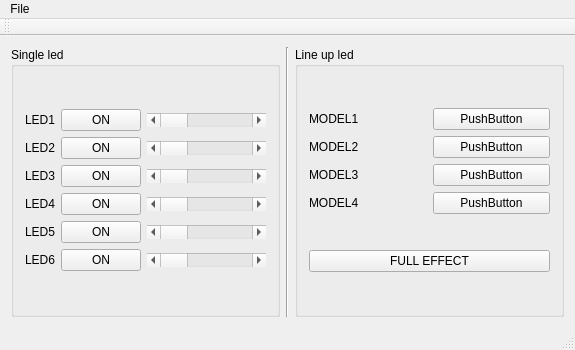
<?xml version="1.0" encoding="UTF-8"?>
<ui version="4.0">
 <class>MainWindow</class>
 <widget class="QMainWindow" name="MainWindow">
  <property name="geometry">
   <rect>
    <x>0</x>
    <y>0</y>
    <width>575</width>
    <height>350</height>
   </rect>
  </property>
  <property name="windowTitle">
   <string>MainWindow</string>
  </property>
  <widget class="QWidget" name="centralWidget">
   <layout class="QHBoxLayout" name="horizontalLayout">
    <item>
     <layout class="QHBoxLayout" name="horizontalLayout_2">
      <item>
       <layout class="QVBoxLayout" name="verticalLayout_4">
        <item>
         <widget class="QGroupBox" name="groupBox">
          <property name="title">
           <string>Single led</string>
          </property>
          <layout class="QVBoxLayout" name="verticalLayout_5">
           <item>
            <layout class="QGridLayout" name="gridLayout">
             <item row="4" column="2">
              <widget class="QScrollBar" name="horizontalScrollBar_4">
               <property name="orientation">
                <enum>Qt::Horizontal</enum>
               </property>
              </widget>
             </item>
             <item row="6" column="2">
              <widget class="QScrollBar" name="horizontalScrollBar_6">
               <property name="orientation">
                <enum>Qt::Horizontal</enum>
               </property>
              </widget>
             </item>
             <item row="5" column="2">
              <widget class="QScrollBar" name="horizontalScrollBar_5">
               <property name="orientation">
                <enum>Qt::Horizontal</enum>
               </property>
              </widget>
             </item>
             <item row="0" column="2">
              <widget class="QScrollBar" name="horizontalScrollBar">
               <property name="orientation">
                <enum>Qt::Horizontal</enum>
               </property>
              </widget>
             </item>
             <item row="3" column="2">
              <widget class="QScrollBar" name="horizontalScrollBar_3">
               <property name="orientation">
                <enum>Qt::Horizontal</enum>
               </property>
              </widget>
             </item>
             <item row="0" column="0">
              <widget class="QLabel" name="label">
               <property name="maximumSize">
                <size>
                 <width>30</width>
                 <height>16777215</height>
                </size>
               </property>
               <property name="text">
                <string>LED1</string>
               </property>
              </widget>
             </item>
             <item row="0" column="1">
              <widget class="QPushButton" name="pushButton">
               <property name="maximumSize">
                <size>
                 <width>80</width>
                 <height>16777215</height>
                </size>
               </property>
               <property name="text">
                <string>ON</string>
               </property>
              </widget>
             </item>
             <item row="2" column="1">
              <widget class="QPushButton" name="pushButton_2">
               <property name="maximumSize">
                <size>
                 <width>80</width>
                 <height>16777215</height>
                </size>
               </property>
               <property name="text">
                <string>ON</string>
               </property>
              </widget>
             </item>
             <item row="2" column="0">
              <widget class="QLabel" name="label_2">
               <property name="text">
                <string>LED2</string>
               </property>
              </widget>
             </item>
             <item row="5" column="0">
              <widget class="QLabel" name="label_5">
               <property name="text">
                <string>LED5</string>
               </property>
              </widget>
             </item>
             <item row="3" column="0">
              <widget class="QLabel" name="label_3">
               <property name="text">
                <string>LED3</string>
               </property>
              </widget>
             </item>
             <item row="4" column="0">
              <widget class="QLabel" name="label_4">
               <property name="text">
                <string>LED4</string>
               </property>
              </widget>
             </item>
             <item row="6" column="0">
              <widget class="QLabel" name="label_6">
               <property name="text">
                <string>LED6</string>
               </property>
              </widget>
             </item>
             <item row="3" column="1">
              <widget class="QPushButton" name="pushButton_3">
               <property name="maximumSize">
                <size>
                 <width>80</width>
                 <height>16777215</height>
                </size>
               </property>
               <property name="text">
                <string>ON</string>
               </property>
              </widget>
             </item>
             <item row="4" column="1">
              <widget class="QPushButton" name="pushButton_4">
               <property name="maximumSize">
                <size>
                 <width>80</width>
                 <height>16777215</height>
                </size>
               </property>
               <property name="text">
                <string>ON</string>
               </property>
              </widget>
             </item>
             <item row="5" column="1">
              <widget class="QPushButton" name="pushButton_5">
               <property name="maximumSize">
                <size>
                 <width>80</width>
                 <height>16777215</height>
                </size>
               </property>
               <property name="text">
                <string>ON</string>
               </property>
              </widget>
             </item>
             <item row="6" column="1">
              <widget class="QPushButton" name="pushButton_6">
               <property name="maximumSize">
                <size>
                 <width>80</width>
                 <height>16777215</height>
                </size>
               </property>
               <property name="text">
                <string>ON</string>
               </property>
              </widget>
             </item>
             <item row="2" column="2">
              <widget class="QScrollBar" name="horizontalScrollBar_2">
               <property name="orientation">
                <enum>Qt::Horizontal</enum>
               </property>
              </widget>
             </item>
            </layout>
           </item>
          </layout>
         </widget>
        </item>
       </layout>
      </item>
      <item>
       <layout class="QVBoxLayout" name="verticalLayout_6">
        <item>
         <widget class="Line" name="line">
          <property name="orientation">
           <enum>Qt::Vertical</enum>
          </property>
         </widget>
        </item>
       </layout>
      </item>
      <item>
       <layout class="QVBoxLayout" name="verticalLayout_3">
        <item>
         <widget class="QGroupBox" name="groupBox_2">
          <property name="title">
           <string>Line up led</string>
          </property>
          <layout class="QVBoxLayout" name="verticalLayout_7">
           <item>
            <layout class="QGridLayout" name="gridLayout_2">
             <item row="0" column="1">
              <widget class="QPushButton" name="pushButton_7">
               <property name="text">
                <string>PushButton</string>
               </property>
              </widget>
             </item>
             <item row="1" column="1">
              <widget class="QPushButton" name="pushButton_8">
               <property name="text">
                <string>PushButton</string>
               </property>
              </widget>
             </item>
             <item row="2" column="0">
              <widget class="QLabel" name="label_9">
               <property name="text">
                <string>MODEL3</string>
               </property>
              </widget>
             </item>
             <item row="0" column="0">
              <widget class="QLabel" name="label_7">
               <property name="text">
                <string>MODEL1</string>
               </property>
              </widget>
             </item>
             <item row="1" column="0">
              <widget class="QLabel" name="label_8">
               <property name="text">
                <string>MODEL2</string>
               </property>
              </widget>
             </item>
             <item row="3" column="0">
              <widget class="QLabel" name="label_10">
               <property name="text">
                <string>MODEL4</string>
               </property>
              </widget>
             </item>
             <item row="2" column="1">
              <widget class="QPushButton" name="pushButton_9">
               <property name="text">
                <string>PushButton</string>
               </property>
              </widget>
             </item>
             <item row="3" column="1">
              <widget class="QPushButton" name="pushButton_10">
               <property name="text">
                <string>PushButton</string>
               </property>
              </widget>
             </item>
            </layout>
           </item>
           <item>
            <widget class="QPushButton" name="pushButton_11">
             <property name="text">
              <string>FULL EFFECT</string>
             </property>
            </widget>
           </item>
          </layout>
         </widget>
        </item>
       </layout>
      </item>
     </layout>
    </item>
   </layout>
  </widget>
  <widget class="QMenuBar" name="menuBar">
   <property name="geometry">
    <rect>
     <x>0</x>
     <y>0</y>
     <width>575</width>
     <height>20</height>
    </rect>
   </property>
   <widget class="QMenu" name="menuFile">
    <property name="title">
     <string>File</string>
    </property>
   </widget>
   <addaction name="menuFile"/>
  </widget>
  <widget class="QToolBar" name="mainToolBar">
   <attribute name="toolBarArea">
    <enum>TopToolBarArea</enum>
   </attribute>
   <attribute name="toolBarBreak">
    <bool>false</bool>
   </attribute>
  </widget>
  <widget class="QStatusBar" name="statusBar"/>
 </widget>
 <layoutdefault spacing="6" margin="11"/>
 <resources/>
 <connections/>
</ui>
